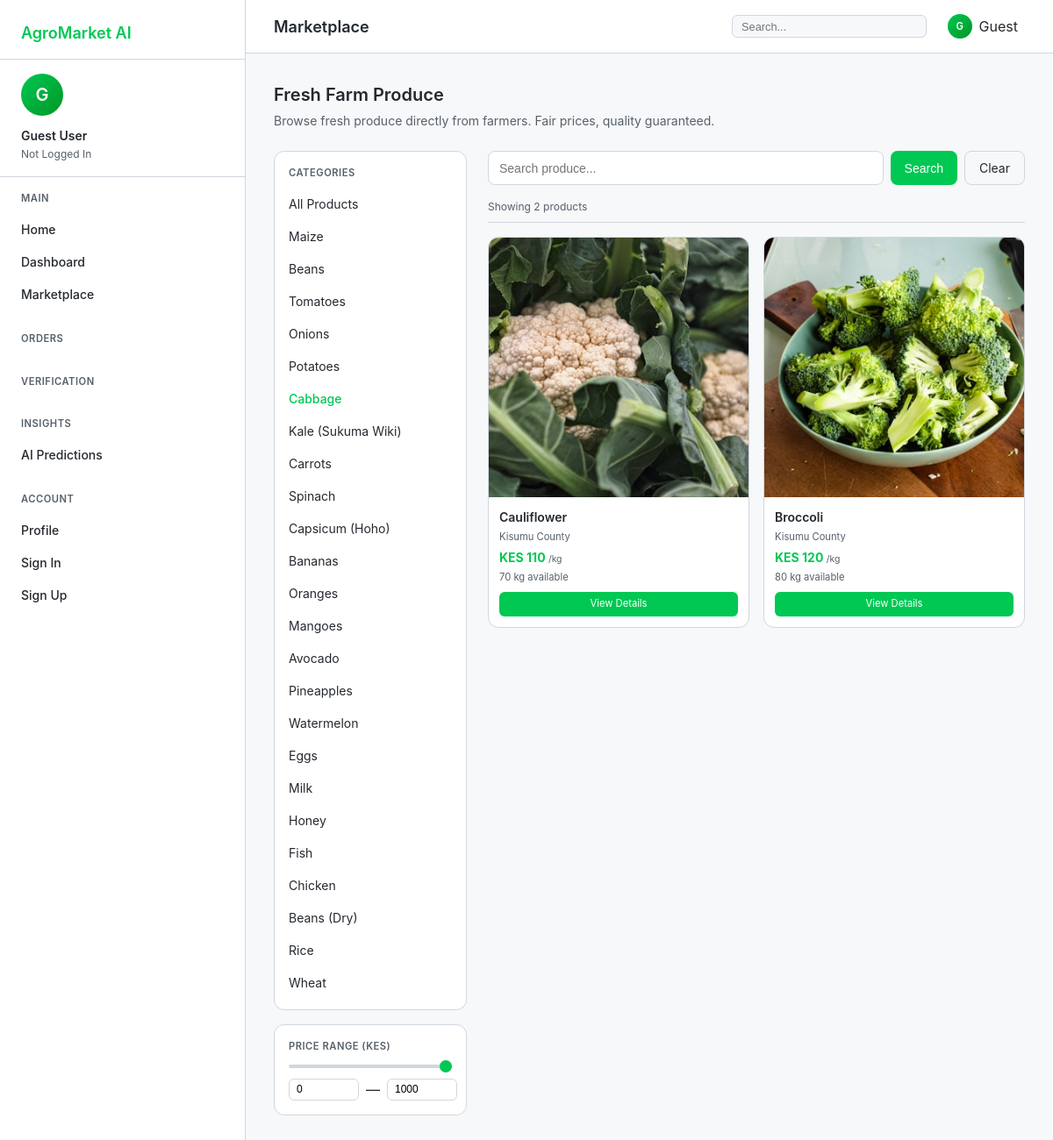
Before: /marketplace/?category=6 with the older database file.
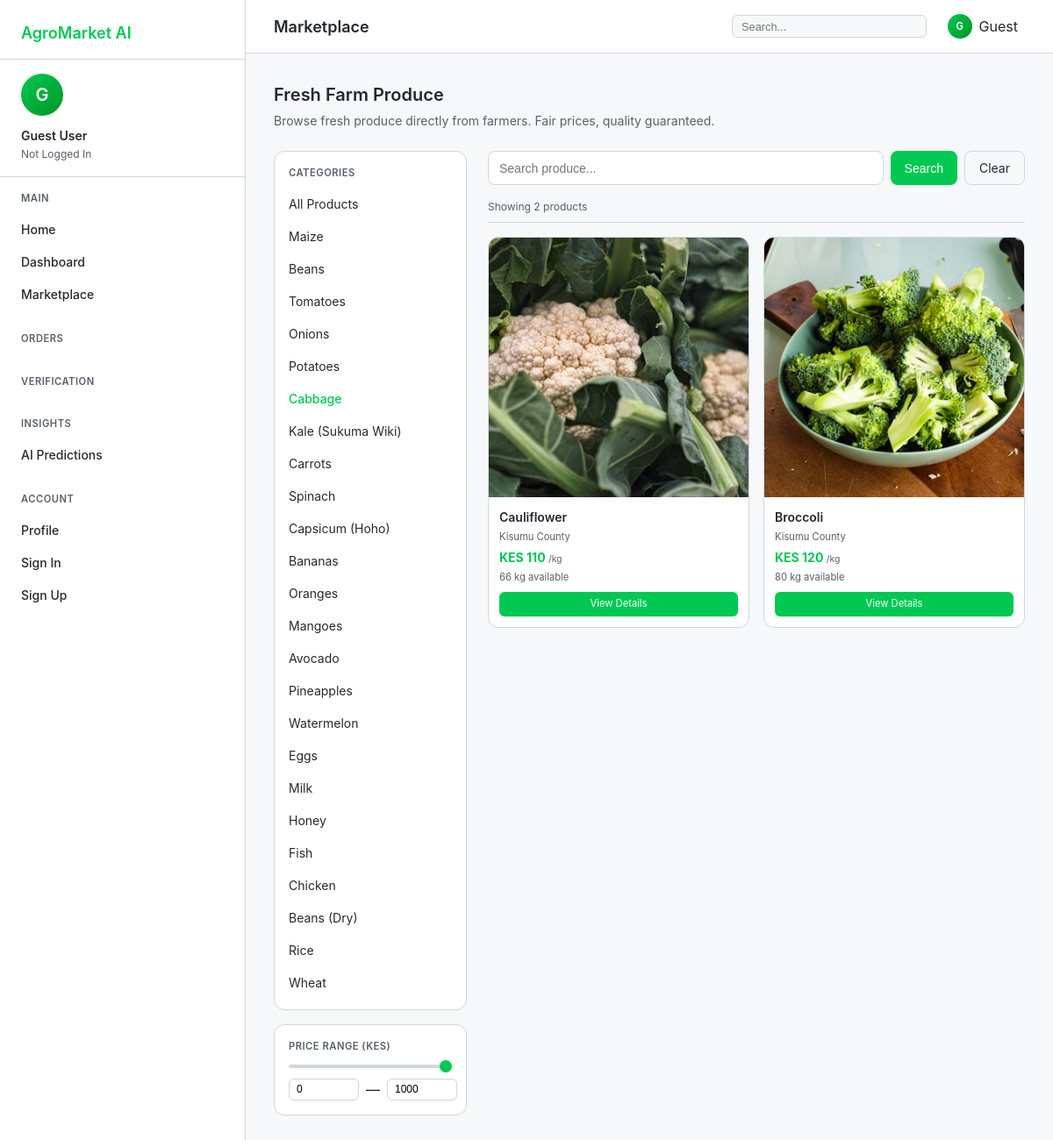
After: the same page with the newer database file.
### marketplace/models.py (models this page shows, shortened)
class Produce(models.Model):
    UNIT_CHOICES = [
        ('kg', 'Kilogram'),
        ('g', 'Gram'),
        ('piece', 'Piece'),
        ('bunch', 'Bunch'),
        ('sack', 'Sack'),
        ('tray', 'Tray'),
        ('litre', 'Litre'),
    ]
    STATUS_CHOICES = [
        ('available', 'Available'),
        ('sold_out', 'Sold Out'),
        ('low_stock', 'Low Stock'),
        ('discontinued', 'Discontinued'),
    ]
    farmer = models.ForeignKey(User, on_delete=models.CASCADE, related_name='produce_list')
    category = models.ForeignKey(Category, on_delete=models.SET_NULL, null=True)
    name = models.CharField(max_length=100)
    description = models.TextField()
    quantity = models.DecimalField(max_digits=10, decimal_places=2)
    unit = models.CharField(max_length=10, choices=UNIT_CHOICES, default='kg')
    price = models.DecimalField(max_digits=10, decimal_places=2)
    location = models.CharField(max_length=200)
    image = models.ImageField(upload_to='produce/', null=True, blank=True)
    video_url = models.URLField(max_length=500, blank=True, null=True)
    status = models.CharField(max_length=20, choices=STATUS_CHOICES, default='available')
    is_deleted = models.BooleanField(default=False)
    created_at = models.DateTimeField(auto_now_add=True)
    updated_at = models.DateTimeField(auto_now=True)

### marketplace/views.py (the view)
# urls.py: path('', views.marketplace_home, name='marketplace'),
def marketplace_home(request):
    categories = Category.objects.all()
    produce_list = Produce.objects.filter(
        is_deleted=False
    ).order_by('-created_at')
    category_id = request.GET.get('category')
    if category_id:
        produce_list = produce_list.filter(category_id=category_id)
    search_query = request.GET.get('q')
    if search_query:
        produce_list = produce_list.filter(name__icontains=search_query)
    context = {
        'categories': categories,
        'produce_list': produce_list,
    }
    return render(request, 'marketplace/marketplace_home.html', context)

### templates/marketplace/marketplace_home.html (shortened to what this page needs)
{% extends 'dashboard_base.html' %}
{% load static %}
{% block page_title %}Marketplace{% endblock %}
{% block dashboard_content %}
<div class="marketplace-header">
    <h1>Fresh Farm Produce</h1>
    <p>Browse fresh produce directly from farmers. Fair prices, quality guaranteed.</p>
</div>
<div class="marketplace-layout">
    <aside class="filters-sidebar">
        <div class="filter-section">
            <h3>Categories</h3>
            <div class="filter-options">
                <a href="/marketplace/" class="filter-link {% if not request.GET.category %}active{% endif %}">All Products</a>
                {% for category in categories %}
                <a href="/marketplace/?category={{ category.id }}"
                   class="filter-link {% if request.GET.category == category.id|stringformat:'s' %}active{% endif %}">
                    {{ category.name }}
                </a>
                {% endfor %}
            </div>
        </div>
        <div class="filter-section">
            <h3>Price Range (KES)</h3>
            <div class="price-range">
                <input type="range" id="priceRange" min="0" max="1000" step="10" value="1000">
                <div class="price-inputs">
                    <input type="number" id="minPrice" placeholder="Min" value="0">
                    <span>—</span>
                    <input type="number" id="maxPrice" placeholder="Max" value="1000">
                </div>
            </div>
        </div>
    </aside>
    <main class="marketplace-main">
        <div class="search-bar">
            <form method="get">
                <input type="text" name="q" placeholder="Search produce..." value="{{ request.GET.q }}">
                <button type="submit">Search</button>
                {% if request.GET.q or request.GET.category %}
                    <a href="/marketplace/" class="clear-btn">Clear</a>
                {% endif %}
            </form>
        </div>
        <div class="results-count">
            Showing {{ produce_list|length }} product{% if produce_list|length != 1 %}s{% endif %}
        </div>
        <div class="products-grid">
            {% for produce in produce_list %}
            <div class="product-card" onclick="location.href='/marketplace/produce/{{ produce.id }}/'">
                <div class="product-image">
                    {% if produce.image %}
                        <img src="{{ produce.image.url }}" alt="{{ produce.name }}">
                    {% else %}
                        <span>No image</span>
                    {% endif %}
                </div>
                <div class="product-info">
                    <div class="product-name">{{ produce.name }}</div>
                    <div class="product-location">{{ produce.location }}</div>
                    <div class="product-price">KES {{ produce.price|floatformat:0 }} <span>/{{ produce.unit }}</span></div>
                    <div class="product-stock">{{ produce.quantity|floatformat:0 }} {{ produce.unit }} available</div>
                    <a href="/marketplace/produce/{{ produce.id }}/" class="btn-view" onclick="event.stopPropagation()">View Details</a>
                </div>
            </div>
            {% empty %}
            <div class="empty-state">
                <div>No produce available right now.</div>
                <div style="font-size: 0.75rem; margin-top: 0.5rem;">Check back later for fresh produce from our farmers.</div>
            </div>
            {% endfor %}
        </div>
    </main>
</div>
{% endblock %}

Changed rows visible on the page:
changed Produce "Cauliflower": quantity "70" → "66"
